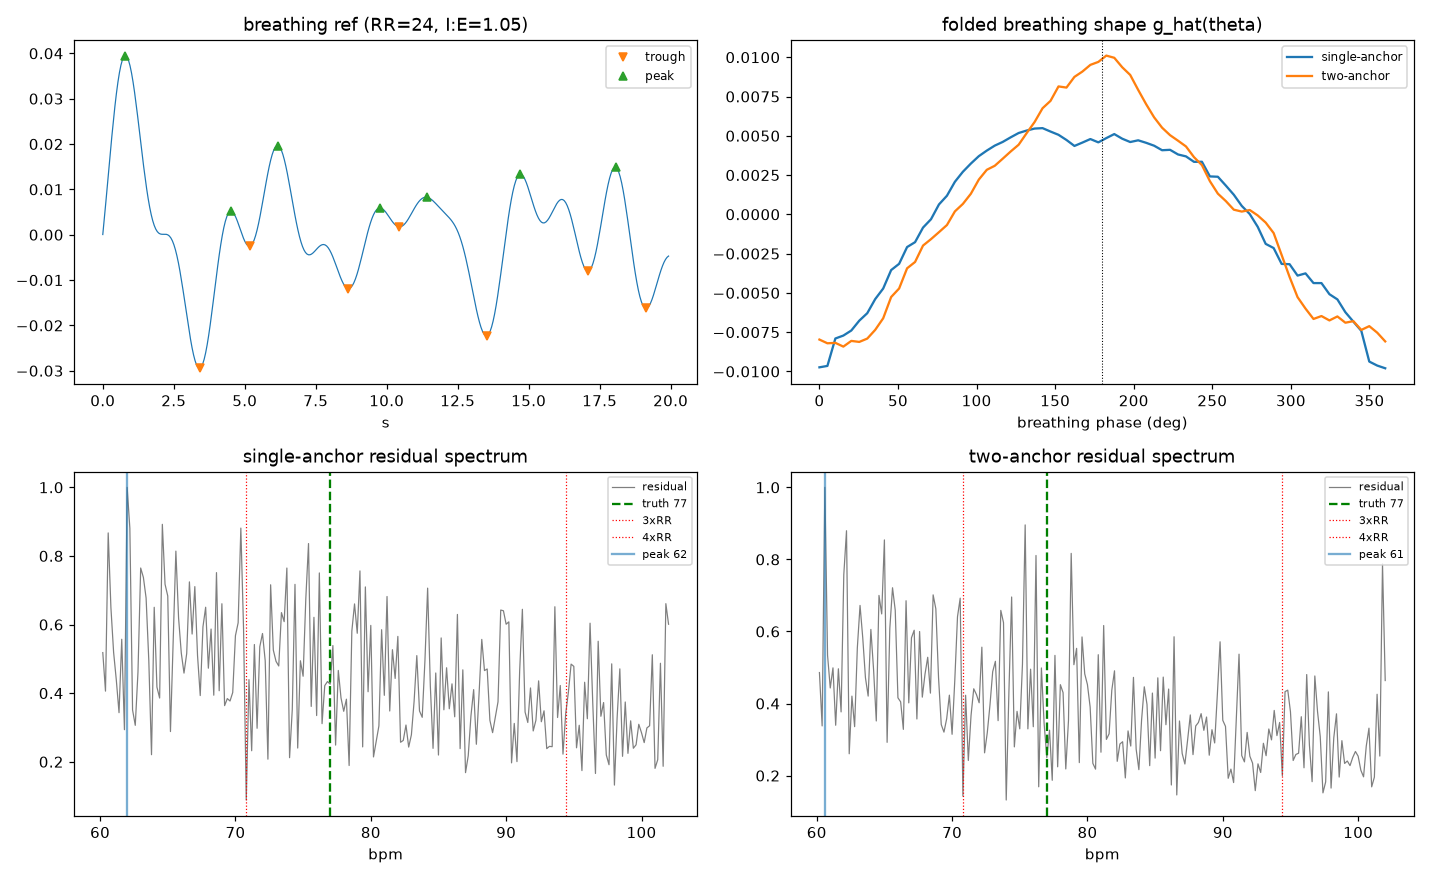

The Python source for this figure:
"""ChairL validation of RESPIRATORY-PHASE ENSEMBLE AVERAGING to break RR-harmonic
entanglement (the discussion: model breathing as g(theta), subtract, residual=cardiac).

Two-anchor (LEFT/RIGHT split) phase vs single-anchor, vs raw:
  - single-anchor: mark troughs only, phase 0->2pi linear per whole cycle (uniform,
    ignores inspiration/expiration timing asymmetry).
  - two-anchor:   mark troughs AND peaks, phase 0->pi trough->peak, pi->2pi
    peak->trough, each HALF warped to its own duration (absorbs I:E ratio drift).
Fold the broadband displacement on breathing phase -> g_hat(theta) captures breathing
INCLUDING its cardiac-band harmonics; residual = signal - g_hat(theta) = cardiac.

Decision: does the residual cardiac-band peak move off k*RR (fake) toward true HR ~77?

    python3 chairL_phasefold.py
"""
import sys
import numpy as np
from scipy.signal import find_peaks, hilbert
from bcg_vitals import (demod_channels, bandpass, sqi, fft_peak, autocorr_peak,
                        RR_LO, RR_HI)

BLOCK = "chairL_20260713_183514.npz"   # one full ~5-min person block (oximeter 74-81)
TRUTH = 77.0
HR_LO, HR_HI = 1.0, 1.7                 # validated resting cardiac band (60-102 bpm)


def load(path):
    d = np.load(path, allow_pickle=True)
    cube = np.asarray(d["snapshots"], np.complex64)
    counts = d["counts"].astype(int); bins = d["bins"].astype(int)
    C = cube[:, :int(counts.min()), :]
    ts = np.asarray(d["frame_ts"], float)[:int(counts.min())]
    span = ts[-1] - ts[0]
    if span > 1e4:                      # ms
        span /= 1000.0
    fps = (len(ts) - 1) / span
    return C, bins, fps


def band_peak(x, fps, lo, hi):
    f = np.fft.rfftfreq(len(x), 1 / fps)
    S = np.abs(np.fft.rfft(x - x.mean())) ** 2
    m = (f >= lo) & (f <= hi)
    ff = f[m]; SS = S[m]
    k = int(np.argmax(SS))
    return ff[k] * 60, SS[k], ff, SS


def phase_single(breath, fps):
    """One anchor per cycle (troughs); phase advances 0->2pi linearly per cycle."""
    tr, _ = find_peaks(-breath, distance=int(fps / RR_HI))
    theta = np.full(len(breath), np.nan)
    for a, b in zip(tr[:-1], tr[1:]):
        theta[a:b] = np.linspace(0, 2 * np.pi, b - a, endpoint=False)
    return theta, tr


def phase_two(breath, fps):
    """Two anchors (trough & peak); each HALF warped to its own duration:
    trough->peak = 0..pi (inspiration edge), peak->trough = pi..2pi (expiration)."""
    dist = int(fps / RR_HI)
    tr, _ = find_peaks(-breath, distance=dist)
    pk, _ = find_peaks(breath, distance=dist)
    # interleave anchors in time order, tagging trough(0)/peak(1)
    anc = sorted([(i, 0) for i in tr] + [(i, 1) for i in pk])
    theta = np.full(len(breath), np.nan)
    for (i0, t0), (i1, t1) in zip(anc[:-1], anc[1:]):
        if t0 == t1:                       # skip double trough/peak (missed anchor)
            continue
        base = 0.0 if t0 == 0 else np.pi   # trough->peak: 0..pi ; peak->trough: pi..2pi
        theta[i0:i1] = base + np.linspace(0, np.pi, i1 - i0, endpoint=False)
    return theta, tr, pk


def fold_subtract(sig, theta, nbin=72, smooth=5):
    """g_hat(theta) = mean(sig) per phase bin (cardiac averages out across breaths);
    light circular smoothing; residual = sig - g_hat(theta)."""
    valid = ~np.isnan(theta)
    idx = np.floor(theta / (2 * np.pi) * nbin).astype(int)
    idx = np.clip(idx, 0, nbin - 1)
    g = np.zeros(nbin); cnt = np.zeros(nbin)
    for i in np.where(valid)[0]:
        g[idx[i]] += sig[i]; cnt[idx[i]] += 1
    g = np.where(cnt > 0, g / np.maximum(cnt, 1), 0.0)
    # circular smoothing
    k = np.ones(smooth) / smooth
    g = np.convolve(np.r_[g[-smooth:], g, g[:smooth]], k, "same")[smooth:smooth + nbin]
    resid = sig.copy()
    resid[valid] = sig[valid] - g[idx[valid]]
    resid[~valid] = 0.0
    return resid, g


def main():
    block = sys.argv[1] if len(sys.argv) > 1 else BLOCK
    C, bins, fps = load(block)
    DR = 0.0234375
    chans = demod_channels(C, bins)                        # (nbin, T) mm disp
    T = chans.shape[1]
    print(f"{BLOCK}: {len(bins)} bins x {T} frames @ {fps:.2f} fps "
          f"({T/fps:.0f}s, truth~{TRUTH:.0f} bpm)\n")

    # --- breathing reference: best resp-SQI bin ---
    resp_sqi = np.array([sqi(bandpass(c, fps, RR_LO, RR_HI), fps, RR_LO, RR_HI)
                         for c in chans])
    rb = int(np.argmax(resp_sqi))
    breath = bandpass(chans[rb], fps, RR_LO, RR_HI)

    th1, tr = phase_single(breath, fps)
    th2, tr2, pk2 = phase_two(breath, fps)
    # RR from the ACTUAL trough cadence (fft_peak locks a sub/2nd-harmonic here)
    rr = len(tr) / (T / fps) * 60
    rr_hz = rr / 60.0
    print(f"breathing ref bin {bins[rb]} ({bins[rb]*DR:.2f}m)  RR={rr:.1f} rpm "
          f"(trough-cadence, f0={rr_hz:.3f}Hz)")
    for k in range(3, 9):
        print(f"    {k}xRR = {k*rr:.0f} bpm ({k*rr_hz:.3f}Hz)"
              + ("   <-- lands in [60,102]" if HR_LO <= k*rr_hz <= HR_HI else ""))
    print(f"\nanchors: {len(tr)} troughs (single);  {len(tr2)} troughs + {len(pk2)} peaks (two)")
    # inspiration:expiration timing asymmetry (why left/right split matters)
    anc = sorted([(i, 0) for i in tr2] + [(i, 1) for i in pk2])
    seg = [(anc[j+1][0]-anc[j][0], anc[j][1]) for j in range(len(anc)-1)
           if anc[j][1] != anc[j+1][1]]
    rise = np.median([d for d, t in seg if t == 0]) / fps   # trough->peak
    fall = np.median([d for d, t in seg if t == 1]) / fps   # peak->trough
    print(f"median rise (trough->peak)={rise:.2f}s  fall={fall:.2f}s  I:E={rise/fall:.2f}")

    # --- fold+subtract on the top HR-SQI bins; median residual spectrum ---
    hr_sqi = np.array([sqi(bandpass(c, fps, HR_LO, HR_HI), fps, HR_LO, HR_HI)
                       for c in chans])
    top = np.argsort(hr_sqi)[::-1][:8]

    lb, hb = int(HR_LO*60), int(HR_HI*60)
    def run(theta):
        raw_fft, res_fft, raw_ac, res_ac = [], [], [], []
        Sres = None; f_axis = None; resid_stack = []
        for i in top:
            sig = bandpass(chans[i], fps, 0.1, 2.5)        # breathing+harmonics+cardiac
            rawb = bandpass(sig, fps, HR_LO, HR_HI)
            rp, _, _, _ = band_peak(rawb, fps, HR_LO, HR_HI)
            resid, _ = fold_subtract(sig, theta)
            resb = bandpass(resid, fps, HR_LO, HR_HI)
            xp, _, fx, Sx = band_peak(resb, fps, HR_LO, HR_HI)
            raw_fft.append(rp); res_fft.append(xp)
            ra, _ = autocorr_peak(rawb, fps, lb, hb); raw_ac.append(ra)
            xa, _ = autocorr_peak(resb, fps, lb, hb); res_ac.append(xa)
            Sres = Sx if Sres is None else Sres + Sx; f_axis = fx
            resid_stack.append(resb / (resb.std() + 1e-9))
        avg = np.mean(resid_stack, 0)                      # coherent-avg residual
        avg_ac, _ = autocorr_peak(avg, fps, lb, hb)
        return (np.array(raw_fft), np.array(res_fft), np.array(raw_ac),
                np.array(res_ac), f_axis, Sres, avg_ac)

    r_fft, r1_fft, r_ac, r1_ac, fx, S1, avg1 = run(th1)
    _,     r2_fft, _,    r2_ac, _,  S2, avg2 = run(th2)
    p1 = fx[np.argmax(S1)] * 60; p2 = fx[np.argmax(S2)] * 60
    print(f"\n--- cardiac-band HR (bpm) over top-8 HR bins; truth~{TRUTH:.0f} ---")
    print(f"{'method':18s} {'FFTargmax med':>13s} {'AUTOCORR med':>13s}  (autocorr per-bin)")
    print(f"{'RAW (no subtract)':18s} {np.median(r_fft):13.0f} {np.median(r_ac):13.0f}"
          f"  {np.round(r_ac).astype(int)}")
    print(f"{'SINGLE-anchor':18s} {np.median(r1_fft):13.0f} {np.median(r1_ac):13.0f}"
          f"  {np.round(r1_ac).astype(int)}")
    print(f"{'TWO-anchor':18s} {np.median(r2_fft):13.0f} {np.median(r2_ac):13.0f}"
          f"  {np.round(r2_ac).astype(int)}")
    print(f"\nsummed residual spectrum peak: single={p1:.0f}  two={p2:.0f} bpm")
    print(f"coherent-avg residual autocorr: single={avg1:.0f}  two={avg2:.0f} bpm")
    print(f"\nerr vs truth {TRUTH:.0f} (autocorr median): "
          f"RAW {np.median(r_ac)-TRUTH:+.0f} | single {np.median(r1_ac)-TRUTH:+.0f} "
          f"| two {np.median(r2_ac)-TRUTH:+.0f}")
    res1, res2, raw_pk = r1_fft, r2_fft, r_fft

    # --- figure ---
    try:
        import matplotlib
        matplotlib.use("Agg")
        import matplotlib.pyplot as plt
        fig, ax = plt.subplots(2, 2, figsize=(13, 8))
        t = np.arange(min(T, int(20*fps))) / fps
        ax[0,0].plot(t, breath[:len(t)], lw=.8)
        ax[0,0].plot(tr[tr < len(t)]/fps, breath[tr[tr < len(t)]], "v", ms=5, label="trough")
        ax[0,0].plot(pk2[pk2 < len(t)]/fps, breath[pk2[pk2 < len(t)]], "^", ms=5, label="peak")
        ax[0,0].set_title(f"breathing ref (RR={rr:.0f}, I:E={rise/fall:.2f})"); ax[0,0].legend(fontsize=8)
        ax[0,0].set_xlabel("s")
        # folded shapes
        _, g1 = fold_subtract(bandpass(chans[top[0]], fps, 0.1, 2.5), th1)
        _, g2 = fold_subtract(bandpass(chans[top[0]], fps, 0.1, 2.5), th2)
        ax[0,1].plot(np.linspace(0,360,len(g1)), g1, label="single-anchor")
        ax[0,1].plot(np.linspace(0,360,len(g2)), g2, label="two-anchor")
        ax[0,1].axvline(180, color="k", ls=":", lw=.7); ax[0,1].set_xlabel("breathing phase (deg)")
        ax[0,1].set_title("folded breathing shape g_hat(theta)"); ax[0,1].legend(fontsize=8)
        fr = fx * 60
        for a, S, lab, p in [(ax[1,0], S1, "single", p1), (ax[1,1], S2, "two", p2)]:
            a.plot(fr, S1/S1.max() if S is S1 else S/S.max(), color="C7", lw=.8, label="residual")
            a.axvline(TRUTH, color="g", ls="--", label=f"truth {TRUTH:.0f}")
            for k in range(3, 8):
                if HR_LO <= k*rr_hz <= HR_HI:
                    a.axvline(k*rr, color="r", ls=":", lw=.8, label=f"{k}xRR")
            a.axvline(p, color="C0", lw=1.5, alpha=.6, label=f"peak {p:.0f}")
            a.set_title(f"{lab}-anchor residual spectrum"); a.set_xlabel("bpm")
            a.legend(fontsize=7)
        plt.tight_layout(); plt.savefig("chairL_phasefold.png", dpi=110)
        print("\nsaved chairL_phasefold.png")
    except Exception as e:
        print("plot skipped:", e)


if __name__ == "__main__":
    main()
